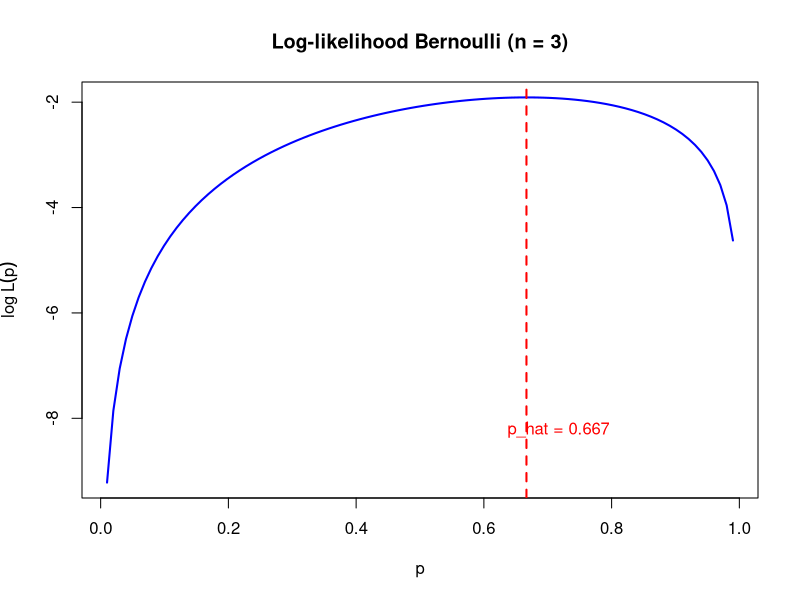
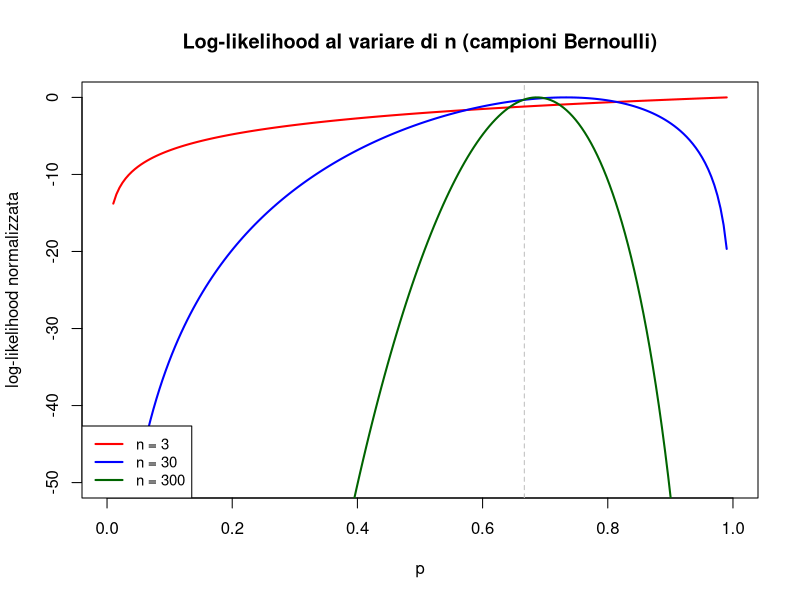
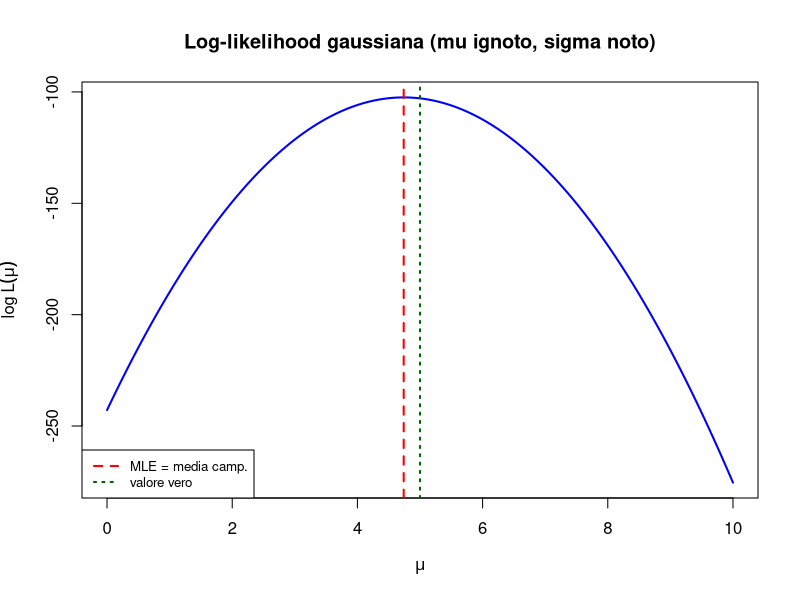

Write the R code that produced these figures, in order.
## ---- chunk 1
knitr::opts_chunk$set(
  echo = TRUE,
  message = FALSE,
  warning = FALSE,
  fig.width = 6,
  fig.height = 4,
  fig.align = "center"
)
## ---- chunk 2
x <- c(1, 0, 1)

p_hat <- mean(x)
p_hat
## ---- chunk 3
# funzione likelihood per Bernoulli
likelihood <- function(p, data) {
  prod(p^data * (1 - p)^(1 - data))
}

# griglia di valori di p
p_vals <- seq(0.01, 0.99, length.out = 100)

# valuto la likelihood su ogni valore della griglia
lik_vals <- sapply(p_vals, likelihood, data = x)

# trovo il valore della griglia che massimizza
p_mle_numeric <- p_vals[which.max(lik_vals)]
p_mle_numeric
## ---- chunk 4
logLik <- function(p, data) {
  sum(data * log(p) + (1 - data) * log(1 - p))
}

loglik_vals <- sapply(p_vals, logLik, data = x)

p_mle_log <- p_vals[which.max(loglik_vals)]
p_mle_log
## ---- chunk 5
plot(p_vals, loglik_vals,
     type = "l",
     lwd = 2, col = "blue",
     main = "Log-likelihood Bernoulli (n = 3)",
     xlab = "p",
     ylab = expression(log~L(p)))

abline(v = p_hat, col = "red", lty = 2, lwd = 2)

text(p_hat + 0.05, min(loglik_vals) + 1,
     labels = paste("p_hat =", round(p_hat, 3)),
     col = "red")
## ---- chunk 6
# funzione da MINIMIZZARE: la negativa della log-likelihood
# (optim cerca il minimo per default)
neg_logLik <- function(p, data) {
  -logLik(p, data)
}

# ottimizzazione numerica
result <- optim(par = 0.5,                  # valore iniziale
                fn  = neg_logLik,           # funzione da minimizzare
                data = x,
                method = "Brent",           # adatto per parametri scalari
                lower = 0.001, upper = 0.999)

result$par                                  # stima MLE numerica
## ---- chunk 7
set.seed(7369)
p_true <- 2/3

# tre dimensioni campionarie
n_values <- c(3, 30, 300)
colors <- c("red", "blue", "darkgreen")

# range di p su cui valutare
p_vals <- seq(0.01, 0.99, length.out = 200)

# preparo il plot vuoto
plot(NULL,
     xlim = c(0, 1), ylim = c(-50, 0),
     xlab = "p", ylab = "log-likelihood normalizzata",
     main = "Log-likelihood al variare di n (campioni Bernoulli)")

abline(v = p_true, col = "gray", lty = 2)

for (i in seq_along(n_values)) {
  n <- n_values[i]
  set.seed(7369)
  sample_n <- rbinom(n, size = 1, prob = p_true)
  
  loglik_n <- sapply(p_vals, logLik, data = sample_n)
  
  # normalizzo sottraendo il massimo (per visualizzazione comparabile)
  loglik_n <- loglik_n - max(loglik_n)
  
  lines(p_vals, loglik_n, col = colors[i], lwd = 2)
}

legend("bottomleft",
       legend = paste("n =", n_values),
       col = colors, lwd = 2,
       cex = 0.9)
## ---- chunk 8
set.seed(7369)
n <- 50
mu_true <- 5
sigma_known <- 2

# campione
y <- rnorm(n, mean = mu_true, sd = sigma_known)
mean(y)        # MLE analitica = media campionaria
## ---- chunk 9
logLik_gauss <- function(mu, data, sigma) {
  sum(dnorm(data, mean = mu, sd = sigma, log = TRUE))
}

# valuto su una griglia
mu_vals <- seq(0, 10, length.out = 200)
loglik_gauss <- sapply(mu_vals, logLik_gauss, data = y, sigma = sigma_known)

# MLE numerica via griglia
mu_mle_grid <- mu_vals[which.max(loglik_gauss)]
mu_mle_grid

# MLE numerica via optim
result_gauss <- optim(par = 0,
                      fn = function(mu) -logLik_gauss(mu, y, sigma_known),
                      method = "Brent",
                      lower = -10, upper = 20)
result_gauss$par
## ---- chunk 10
plot(mu_vals, loglik_gauss,
     type = "l", lwd = 2, col = "blue",
     main = "Log-likelihood gaussiana (mu ignoto, sigma noto)",
     xlab = expression(mu),
     ylab = expression(log~L(mu)))

abline(v = mean(y), col = "red", lty = 2, lwd = 2)
abline(v = mu_true, col = "darkgreen", lty = 3, lwd = 2)

legend("bottomleft",
       legend = c("MLE = media camp.", "valore vero"),
       col = c("red", "darkgreen"),
       lty = c(2, 3), lwd = 2,
       cex = 0.8)
